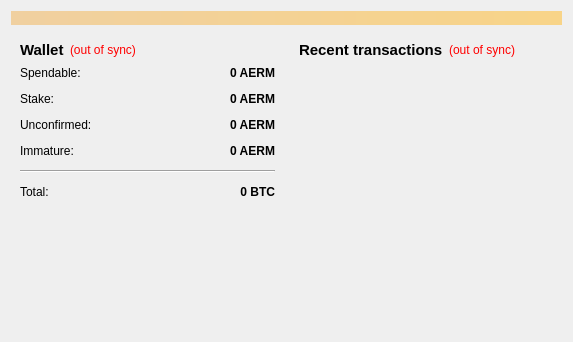
<?xml version="1.0" encoding="UTF-8"?>
<ui version="4.0">
 <class>OverviewPage</class>
 <widget class="QWidget" name="OverviewPage">
  <property name="geometry">
   <rect>
    <x>0</x>
    <y>0</y>
    <width>573</width>
    <height>342</height>
   </rect>
  </property>
  <property name="windowTitle">
   <string>Form</string>
  </property>
  <layout class="QVBoxLayout" name="topLayout">
   <item>
    <widget class="QLabel" name="labelAlerts">
     <property name="visible">
      <bool>false</bool>
     </property>
     <property name="styleSheet">
      <string notr="true">background-color: qlineargradient(x1: 0, y1: 0, x2: 1, y2: 0, stop:0 #F0D0A0, stop:1 #F8D488);  color:#000000
</string>
     </property>
     <property name="wordWrap">
      <bool>true</bool>
     </property>
     <property name="margin">
      <number>3</number>
     </property>
    </widget>
   </item>
   <item>
    <layout class="QHBoxLayout" name="horizontalLayout" stretch="1,1">
     <item>
      <layout class="QVBoxLayout" name="verticalLayout_2">
       <item>
        <widget class="QWidget" name="widget" native="true">
         <layout class="QVBoxLayout" name="verticalLayout_4">
          <item>
           <layout class="QHBoxLayout" name="horizontalLayout_4">
            <item>
             <widget class="QLabel" name="label_5">
              <property name="font">
               <font>
                <pointsize>11</pointsize>
                <weight>75</weight>
                <bold>true</bold>
               </font>
              </property>
              <property name="text">
               <string>Wallet</string>
              </property>
             </widget>
            </item>
            <item>
             <widget class="QLabel" name="labelWalletStatus">
              <property name="toolTip">
               <string>The displayed information may be out of date. Your wallet automatically synchronizes with the Aerium network after a connection is established, but this process has not completed yet.</string>
              </property>
              <property name="styleSheet">
               <string notr="true">QLabel { color: red; }</string>
              </property>
              <property name="text">
               <string notr="true">(out of sync)</string>
              </property>
              <property name="alignment">
               <set>Qt::AlignLeading|Qt::AlignLeft|Qt::AlignVCenter</set>
              </property>
             </widget>
            </item>
            <item>
             <spacer name="horizontalSpacer_2">
              <property name="orientation">
               <enum>Qt::Horizontal</enum>
              </property>
              <property name="sizeHint" stdset="0">
               <size>
                <width>40</width>
                <height>20</height>
               </size>
              </property>
             </spacer>
            </item>
           </layout>
          </item>
          <item>
           <layout class="QFormLayout" name="formLayout_2">
            <property name="fieldGrowthPolicy">
             <enum>QFormLayout::AllNonFixedFieldsGrow</enum>
            </property>
            <property name="horizontalSpacing">
             <number>12</number>
            </property>
            <property name="verticalSpacing">
             <number>12</number>
            </property>
            <item row="0" column="0">
             <widget class="QLabel" name="label">
              <property name="text">
               <string>Spendable:</string>
              </property>
             </widget>
            </item>
            <item row="0" column="1">
             <widget class="QLabel" name="labelBalance">
              <property name="font">
               <font>
                <weight>75</weight>
                <bold>true</bold>
               </font>
              </property>
              <property name="cursor">
               <cursorShape>IBeamCursor</cursorShape>
              </property>
              <property name="toolTip">
               <string>Your current spendable balance</string>
              </property>
              <property name="text">
               <string notr="true">0 AERM</string>
              </property>
              <property name="alignment">
               <set>Qt::AlignRight|Qt::AlignTrailing|Qt::AlignVCenter</set>
              </property>
              <property name="textInteractionFlags">
               <set>Qt::LinksAccessibleByMouse|Qt::TextSelectableByKeyboard|Qt::TextSelectableByMouse</set>
              </property>
             </widget>
            </item>
            <item row="1" column="0">
             <widget class="QLabel" name="label_6">
              <property name="text">
               <string>Stake:</string>
              </property>
             </widget>
            </item>
            <item row="1" column="1">
             <widget class="QLabel" name="labelStake">
              <property name="font">
               <font>
                <weight>75</weight>
                <bold>true</bold>
               </font>
              </property>
              <property name="cursor">
               <cursorShape>IBeamCursor</cursorShape>
              </property>
              <property name="toolTip">
               <string>Total of coins that was staked, and do not yet count toward the current balance</string>
              </property>
              <property name="text">
               <string notr="true">0 AERM</string>
              </property>
              <property name="alignment">
               <set>Qt::AlignRight|Qt::AlignTrailing|Qt::AlignVCenter</set>
              </property>
              <property name="textInteractionFlags">
               <set>Qt::LinksAccessibleByMouse|Qt::TextSelectableByKeyboard|Qt::TextSelectableByMouse</set>
              </property>
             </widget>
            </item>
            <item row="2" column="0">
             <widget class="QLabel" name="label_3">
              <property name="text">
               <string>Unconfirmed:</string>
              </property>
             </widget>
            </item>
            <item row="2" column="1">
             <widget class="QLabel" name="labelUnconfirmed">
              <property name="font">
               <font>
                <weight>75</weight>
                <bold>true</bold>
               </font>
              </property>
              <property name="cursor">
               <cursorShape>IBeamCursor</cursorShape>
              </property>
              <property name="toolTip">
               <string>Total of transactions that have yet to be confirmed, and do not yet count toward the current balance</string>
              </property>
              <property name="text">
               <string notr="true">0 AERM</string>
              </property>
              <property name="alignment">
               <set>Qt::AlignRight|Qt::AlignTrailing|Qt::AlignVCenter</set>
              </property>
              <property name="textInteractionFlags">
               <set>Qt::LinksAccessibleByMouse|Qt::TextSelectableByKeyboard|Qt::TextSelectableByMouse</set>
              </property>
             </widget>
            </item>
            <item row="3" column="0">
             <widget class="QLabel" name="labelImmatureText">
              <property name="text">
               <string>Immature:</string>
              </property>
             </widget>
            </item>
            <item row="3" column="1">
             <widget class="QLabel" name="labelImmature">
              <property name="font">
               <font>
                <weight>75</weight>
                <bold>true</bold>
               </font>
              </property>
              <property name="toolTip">
               <string>Mined balance that has not yet matured</string>
              </property>
              <property name="text">
               <string notr="true">0 AERM</string>
              </property>
              <property name="alignment">
               <set>Qt::AlignRight|Qt::AlignTrailing|Qt::AlignVCenter</set>
              </property>
              <property name="textInteractionFlags">
               <set>Qt::LinksAccessibleByMouse|Qt::TextSelectableByKeyboard|Qt::TextSelectableByMouse</set>
              </property>
             </widget>
            </item>
            <item row="4" column="0" colspan="2">
             <widget class="Line" name="line">
              <property name="orientation">
               <enum>Qt::Horizontal</enum>
              </property>
             </widget>
            </item>
            <item row="5" column="0">
             <widget class="QLabel" name="labelTotalText">
              <property name="text">
               <string>Total:</string>
              </property>
             </widget>
            </item>
            <item row="5" column="1">
             <widget class="QLabel" name="labelTotal">
              <property name="font">
               <font>
                <weight>75</weight>
                <bold>true</bold>
               </font>
              </property>
              <property name="cursor">
               <cursorShape>IBeamCursor</cursorShape>
              </property>
              <property name="toolTip">
               <string>Your current total balance</string>
              </property>
              <property name="text">
               <string notr="true">0 BTC</string>
              </property>
              <property name="alignment">
               <set>Qt::AlignRight|Qt::AlignTrailing|Qt::AlignVCenter</set>
              </property>
              <property name="textInteractionFlags">
               <set>Qt::LinksAccessibleByMouse|Qt::TextSelectableByKeyboard|Qt::TextSelectableByMouse</set>
              </property>
             </widget>
            </item>
           </layout>
          </item>
         </layout>
        </widget>
       </item>
       <item>
        <spacer name="verticalSpacer">
         <property name="orientation">
          <enum>Qt::Vertical</enum>
         </property>
         <property name="sizeHint" stdset="0">
          <size>
           <width>20</width>
           <height>40</height>
          </size>
         </property>
        </spacer>
       </item>
      </layout>
     </item>
     <item>
      <layout class="QVBoxLayout" name="verticalLayout_3">
       <item>
        <widget class="QWidget" name="widget_2" native="true">
         <layout class="QVBoxLayout" name="verticalLayout">
          <item>
           <layout class="QHBoxLayout" name="horizontalLayout_2">
            <item>
             <widget class="QLabel" name="label_4">
              <property name="font">
               <font>
                <pointsize>11</pointsize>
                <weight>75</weight>
                <bold>true</bold>
               </font>
              </property>
              <property name="text">
               <string>&lt;b&gt;Recent transactions&lt;/b&gt;</string>
              </property>
             </widget>
            </item>
            <item>
             <widget class="QLabel" name="labelTransactionsStatus">
              <property name="toolTip">
               <string>The displayed information may be out of date. Your wallet automatically synchronizes with the Aerium network after a connection is established, but this process has not completed yet.</string>
              </property>
              <property name="styleSheet">
               <string notr="true">QLabel { color: red; }</string>
              </property>
              <property name="text">
               <string notr="true">(out of sync)</string>
              </property>
              <property name="alignment">
               <set>Qt::AlignRight|Qt::AlignTrailing|Qt::AlignVCenter</set>
              </property>
             </widget>
            </item>
            <item>
             <spacer name="horizontalSpacer">
              <property name="orientation">
               <enum>Qt::Horizontal</enum>
              </property>
              <property name="sizeHint" stdset="0">
               <size>
                <width>40</width>
                <height>20</height>
               </size>
              </property>
             </spacer>
            </item>
           </layout>
          </item>
          <item>
           <widget class="QListView" name="listTransactions">
            <property name="styleSheet">
             <string notr="true">QListView { background: transparent; }</string>
            </property>
            <property name="frameShape">
             <enum>QFrame::NoFrame</enum>
            </property>
            <property name="verticalScrollBarPolicy">
             <enum>Qt::ScrollBarAlwaysOff</enum>
            </property>
            <property name="horizontalScrollBarPolicy">
             <enum>Qt::ScrollBarAlwaysOff</enum>
            </property>
            <property name="selectionMode">
             <enum>QAbstractItemView::NoSelection</enum>
            </property>
           </widget>
          </item>
         </layout>
        </widget>
       </item>
      </layout>
     </item>
    </layout>
   </item>
  </layout>
 </widget>
 <resources/>
 <connections/>
</ui>
